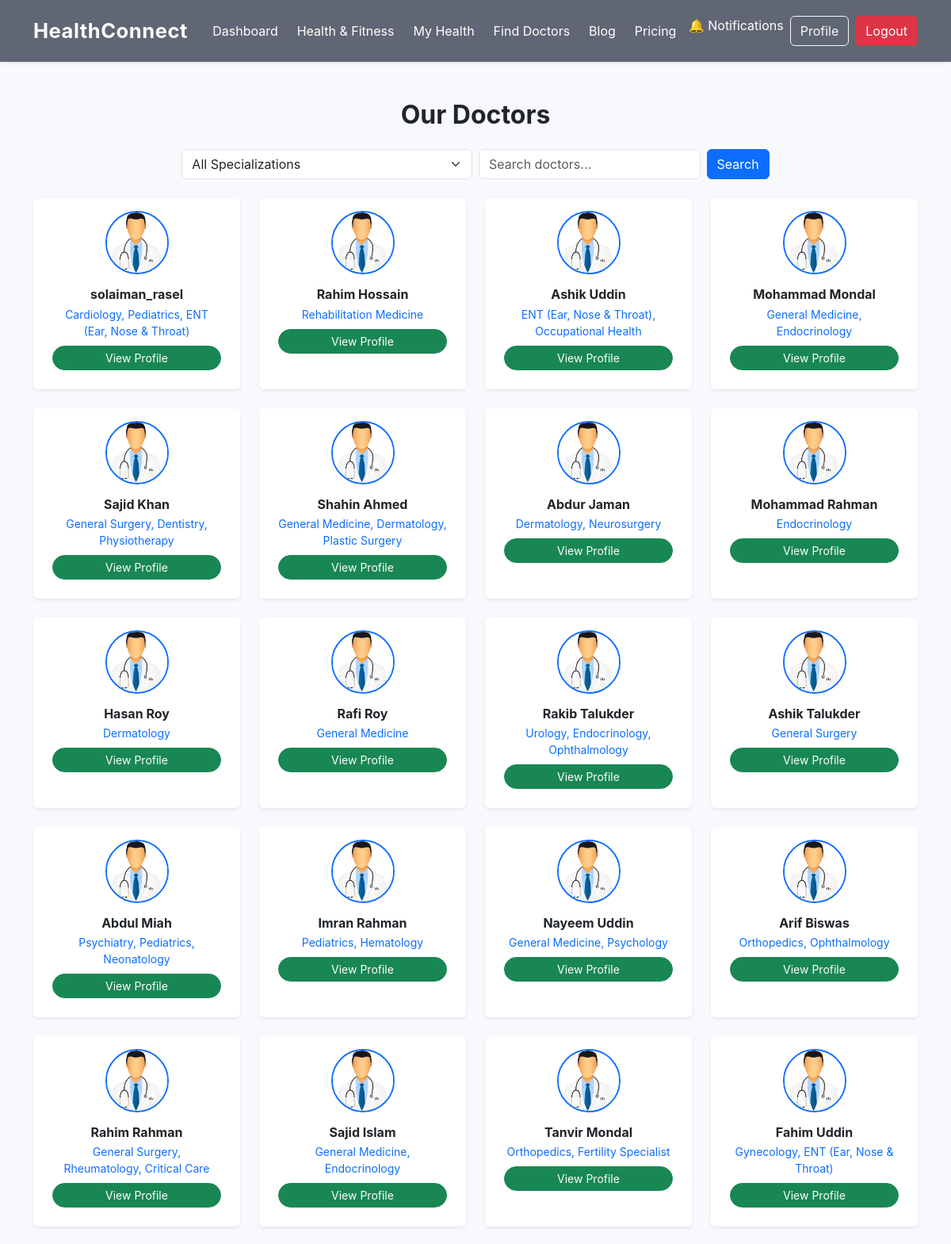
Screenshot of /appointments/doctors/ (signed in, upper part) with the database file from the repository.
### accounts/models.py (models this page shows, shortened)
class CustomUser(AbstractUser):
    role = models.CharField(
        max_length=20,
        choices=ROLE_CHOICES,
        default="patient"
    )
    first_name = models.CharField(max_length=30, blank=False, null=False)
    last_name = models.CharField(max_length=30, blank=False, null=False)
    degrees = models.CharField(max_length=255, blank=True, null=True)  # e.g. MBBS, FCPS, MD
    position = models.CharField(max_length=100, blank=True, null=True)  # e.g. Professor & Head
    doctor_license = models.CharField(
        max_length=50,
        blank=True,
        null=True
    )
    specialization = models.ManyToManyField(
        "Specialization",
        blank=True,
        help_text="Only for doctors"
    )
    hospital_name = models.CharField(
        max_length=150,
        blank=True,
        null=True
    )
    email = models.EmailField(unique=True)
    about_me = models.TextField(blank=True, null=True)
    phone_number = models.CharField(max_length=20, blank=True, null=True)
    profile_pic = models.ImageField(
        upload_to="profiles/",
        blank=True,
        null=True,
        default="images/doctor.jpg"
    )
    token_id = models.CharField(
        max_length=12,   # Adjust for future growth
        unique=True,
        blank=True,
        editable=False
    )

class Specialization(models.Model):
    name = models.CharField(
        max_length=100,
        choices=SPECIALIZATION_CHOICES,
        unique=True
    )

### appointments/views.py (the view)
# urls.py: path("doctors/", views.doctor_list, name="doctor_list"),
@login_required
def doctor_list(request):
    categories = Specialization.objects.all()
    selected_category_id = request.GET.get('category')
    query = request.GET.get('q')  # search input
    doctors = CustomUser.objects.filter(role='doctor')
    if selected_category_id:
        doctors = doctors.filter(specialization__id=selected_category_id).distinct()
    if query:
        doctors = doctors.filter(
            Q(first_name__icontains=query) | Q(last_name__icontains=query)
        )
    selected_category = None
    if selected_category_id:
        try:
            selected_category = Specialization.objects.get(id=selected_category_id)
        except Specialization.DoesNotExist:
            selected_category = None
    context = {
        'doctors': doctors,
        'categories': categories,
        'selected_category': selected_category,
        'query': query,
    }
    return render(request, "appointments/doctor_list.html", context)

### blog/context_processors.py (called while the page is built)
def unread_notifications(request):
    if request.user.is_authenticated:
        return {
            "unread_count": request.user.notifications.filter(is_read=False).count()
        }
    return {"unread_count": 0}

### appointments/templates/appointments/doctor_list.html (shortened to what this page needs)
{% extends "base.html" %}
{% load static %}
{% block content %}
<div class="container py-5">
  <h2 class="mb-4 text-center fw-bold">Our Doctors</h2>
  <div class="row mb-4 justify-content-center g-2">
    <div class="col-md-4">
      <form method="get">
        <select name="category" class="form-select" onchange="this.form.submit()">
          <option value="">All Specializations</option>
        </select>
      </form>
    </div>
    <div class="col-md-4">
      <form method="get" class="d-flex">
        <input type="text" name="q" value="{{ request.GET.q }}"
               class="form-control me-2" placeholder="Search doctors...">
        <button type="submit" class="btn btn-primary">Search</button>
      </form>
    </div>
  </div>
  <div class="row g-4 justify-content-center">
    {% for doctor in doctors %}
      <div class="col-md-3 col-sm-6">
        <div class="card shadow-sm border-0 h-100 text-center p-3 wellness-card">
          {% if doctor.profile_pic %}
            <img src="/media/profile_pics/male.png"
                 class="rounded-circle mx-auto mb-2 border border-2 border-primary"
                 width="80" height="80" style="object-fit: cover;">
          {% else %}
            <img src="{% static 'images/doctor.jpg' %}"
                 class="rounded-circle mx-auto mb-2 border border-2 border-primary"
                 width="80" height="80" style="object-fit: cover;">
          {% endif %}
          <div class="card-body p-2">
            <h6 class="fw-bold mb-1">
              {{ doctor.first_name|default:doctor.username }}
              {{ doctor.last_name }}
            </h6>
            <p class="small text-primary mb-2">
              {% for spec in doctor.specialization.all %}
                {{ spec.name }}{% if not forloop.last %}, {% endif %}
              {% empty %}
                <span class="text-muted">No specialization</span>
              {% endfor %}
            </p>
            <a href="{% url 'doctor_detail' doctor.id %}"
               class="btn btn-success btn-sm w-100 rounded-pill">
              View Profile
            </a>
          </div>
        </div>
      </div>
    {% empty %}
      <p class="text-muted text-center">No doctors available.</p>
    {% endfor %}
  </div>
</div>
{% endblock %}

### static/css/style.css (style rules this page uses)
body { font-family: 'Inter', sans-serif; background: #f8f9fc; margin: 0; padding: 0; }
* { transition: 0.3s ease; }

### rows the page displays
CustomUser: first_name "solaiman_rasel"
Specialization: name "Cardiology"
Specialization: name "Pediatrics"
Specialization: name "ENT (Ear, Nose & Throat)"
CustomUser: first_name "Rahim", last_name "Hossain"
Specialization: name "Rehabilitation Medicine"
CustomUser: first_name "Ashik", last_name "Uddin"
Specialization: name "Occupational Health"
CustomUser: first_name "Mohammad", last_name "Mondal"
Specialization: name "General Medicine"
Specialization: name "Endocrinology"
CustomUser: first_name "Sajid", last_name "Khan"
Specialization: name "General Surgery"
Specialization: name "Dentistry"
Specialization: name "Physiotherapy"
CustomUser: first_name "Shahin", last_name "Ahmed"
Specialization: name "Dermatology"
Specialization: name "Plastic Surgery"
CustomUser: first_name "Abdur", last_name "Jaman"
Specialization: name "Neurosurgery"
CustomUser: first_name "Mohammad", last_name "Rahman"
CustomUser: first_name "Hasan", last_name "Roy"
CustomUser: first_name "Rafi", last_name "Roy"
CustomUser: first_name "Rakib", last_name "Talukder"
Specialization: name "Urology"
Specialization: name "Ophthalmology"
CustomUser: first_name "Ashik", last_name "Talukder"
CustomUser: first_name "Abdul", last_name "Miah"
Specialization: name "Psychiatry"
Specialization: name "Neonatology"
CustomUser: first_name "Imran", last_name "Rahman"
Specialization: name "Hematology"
CustomUser: first_name "Nayeem", last_name "Uddin"
Specialization: name "Psychology"
CustomUser: first_name "Arif", last_name "Biswas"
Specialization: name "Orthopedics"
CustomUser: first_name "Rahim", last_name "Rahman"
Specialization: name "Rheumatology"
Specialization: name "Critical Care"
CustomUser: first_name "Sajid", last_name "Islam"
CustomUser: first_name "Tanvir", last_name "Mondal"
Specialization: name "Fertility Specialist"
CustomUser: first_name "Fahim", last_name "Uddin"
Specialization: name "Gynecology"
